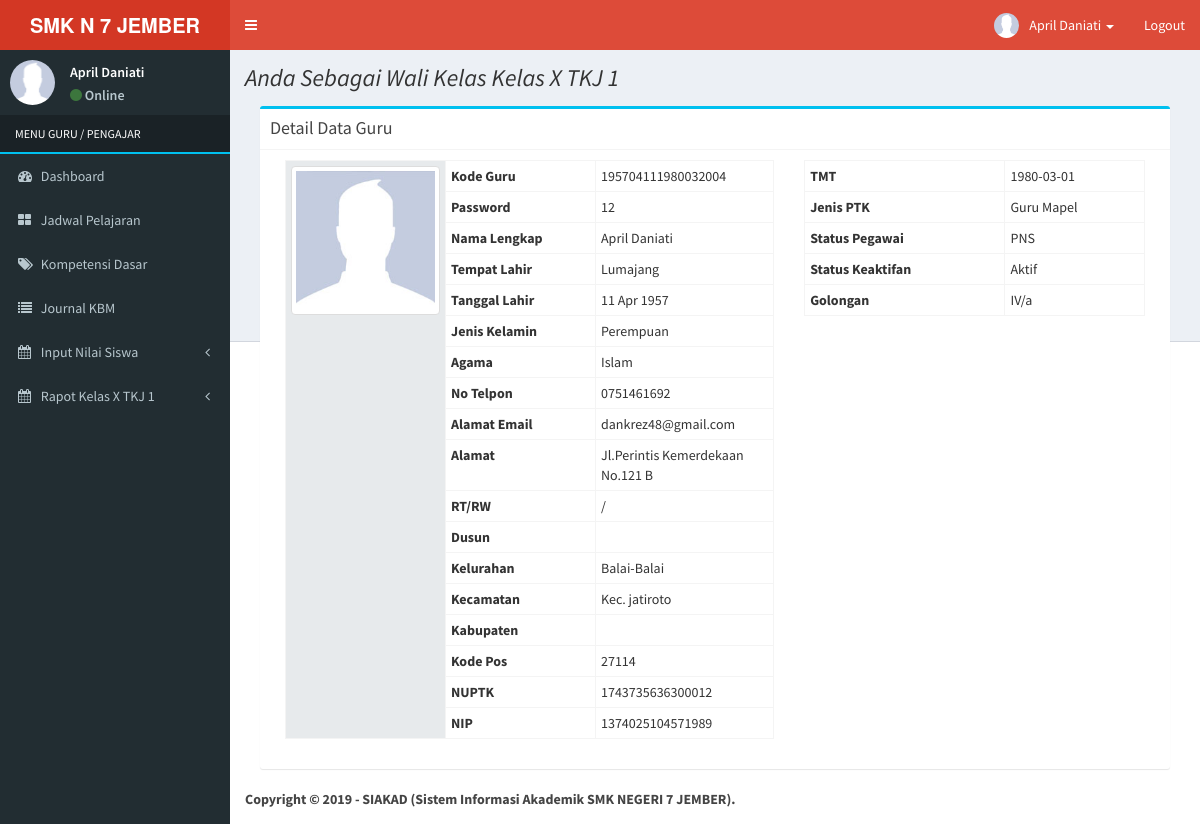
Page /index_guru.php (signed in) on the earlier database version.
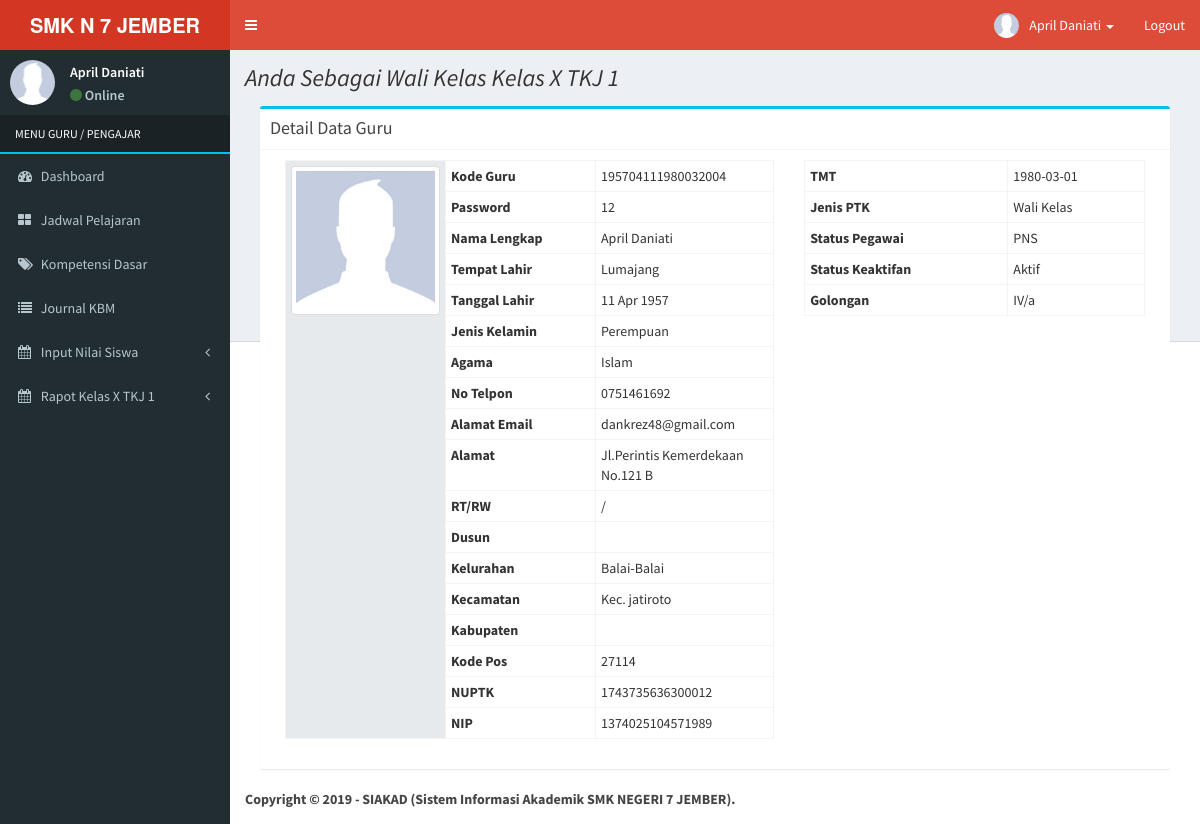
Same page on the later database version.
### tables this page shows
CREATE TABLE `guru` (
  `nip` varchar(30) NOT NULL,
  `password` varchar(255) NOT NULL,
  `nama_guru` varchar(150) NOT NULL,
  `tempat_lahir` varchar(150) NOT NULL,
  `tanggal_lahir` date NOT NULL,
  `id_jenis_kelamin` int(11) NOT NULL,
  `id_agama` int(11) NOT NULL,
  `telepon` varchar(15) NOT NULL,
  `email` varchar(150) NOT NULL,
  `alamat_jalan` varchar(255) NOT NULL,
  `rt` varchar(5) NOT NULL,
  `rw` varchar(5) NOT NULL,
  `nama_dusun` varchar(100) NOT NULL,
  `desa_kelurahan` varchar(100) NOT NULL,
  `kecamatan` varchar(100) NOT NULL,
  `kabupaten` varchar(150) NOT NULL,
  `kode_pos` int(10) NOT NULL,
  `nuptk` varchar(50) NOT NULL,
  `nik` varchar(50) NOT NULL,
  `tmt` varchar(20) NOT NULL,
  `id_status_kepegawaian` int(5) NOT NULL,
  `id_jenis_ptk` int(5) NOT NULL,
  `id_status_keaktifan` int(5) NOT NULL,
  `foto` varchar(255) NOT NULL,
  `id_golongan` int(5) NOT NULL
);

CREATE TABLE `kelas` (
  `kode_kelas` varchar(10) NOT NULL,
  `nip` varchar(30) NOT NULL,
  `kode_jurusan` varchar(10) NOT NULL,
  `kode_ruangan` varchar(10) NOT NULL,
  `nama_kelas` varchar(20) NOT NULL,
  `aktif` enum('Ya','Tidak') NOT NULL
);

CREATE TABLE `jenis_kelamin` (
  `id_jenis_kelamin` int(5) NOT NULL,
  `jenis_kelamin` varchar(50) NOT NULL
);

CREATE TABLE `agama` (
  `id_agama` int(5) NOT NULL,
  `nama_agama` varchar(100) NOT NULL
);

CREATE TABLE `jenis_ptk` (
  `id_jenis_ptk` int(5) NOT NULL,
  `jenis_ptk` varchar(100) NOT NULL,
  `keterangan` text NOT NULL
);

CREATE TABLE `status_kepegawaian` (
  `id_status_kepegawaian` int(5) NOT NULL,
  `status_kepegawaian` varchar(255) NOT NULL,
  `keterangan` text NOT NULL
);

CREATE TABLE `status_keaktifan` (
  `id_status_keaktifan` int(5) NOT NULL,
  `nama_status_keaktifan` varchar(255) NOT NULL,
  `keterangan` text NOT NULL
);

CREATE TABLE `golongan` (
  `id_golongan` int(5) NOT NULL,
  `nama_golongan` varchar(150) NOT NULL,
  `keterangan` text NOT NULL
);

### config/fungsi_indotgl.php (called while the page is built, shortened)
<?php
	function tgl_indo($tgl){
			$tanggal = substr($tgl,8,2);
			$bulan = getBulan(substr($tgl,5,2));
			$tahun = substr($tgl,0,4);
			return $tanggal.' '.$bulan.' '.$tahun;
	}
	function getBulan($bln){
				switch ($bln){
					case 4:
						return "Apr";
						break;
				}
			}
?>

### application/guru/home_guru.php (the view, shortened to what this page needs)
<?php
if ($_GET[act] == '') {
  if ($_SESSION[level] == 'guru') {
    $nip = $_SESSION[id];
  } else {
    $nip = $_GET[id];
  }
  $detail = mysqli_query($koneksi, "SELECT a.*, b.jenis_kelamin, c.status_kepegawaian, d.jenis_ptk, e.nama_agama, g.nama_golongan, f.nama_status_keaktifan
  FROM guru a LEFT JOIN jenis_kelamin b ON a.id_jenis_kelamin=b.id_jenis_kelamin
    LEFT JOIN status_kepegawaian c ON a.id_status_kepegawaian=c.id_status_kepegawaian
      LEFT JOIN jenis_ptk d ON a.id_jenis_ptk=d.id_jenis_ptk
        LEFT JOIN agama e ON a.id_agama=e.id_agama
          LEFT JOIN status_keaktifan f ON a.id_status_keaktifan=f.id_status_keaktifan
          LEFT JOIN golongan g ON a.id_golongan=g.id_golongan
              where a.nip='$nip'");
  $s = mysqli_fetch_array($detail);
  echo "<div class='col-md-12'>
<div class='box box-info'>
<div class='box-header with-border'>
<h3 class='box-title'>Detail Data Guru</h3>
</div>
<div class='box-body'>
<form method='POST' class='form-horizontal' action='' enctype='multipart/form-data'>
<div class='col-md-7'>
<table class='table table-condensed table-bordered'>
<tbody>
<input type='hidden' name='id' value='$s[nip]'>
<tr><th style='background-color:#E7EAEC' width='160px' rowspan='25'>";
  if (trim($s[foto]) == '') {
    echo "<img class='img-thumbnail' style='width:155px' src='foto_siswa/no-image.jpg'>";
  } else {
    echo "<img class='img-thumbnail' style='width:155px' src='foto_pegawai/$s[foto]'>";
  }
  echo "</th>
</tr>
<tr><th width='120px' scope='row'>Kode Guru</th>      <td>$s[nip]</td></tr>
<tr><th scope='row'>Password</th>               <td>$s[password]</td></tr>
<tr><th scope='row'>Nama Lengkap</th>           <td>$s[nama_guru]</td></tr>
<tr><th scope='row'>Tempat Lahir</th>           <td>$s[tempat_lahir]</td></tr>
<tr><th scope='row'>Tanggal Lahir</th>          <td>" . tgl_indo($s[tanggal_lahir]) . "</td></tr>
<tr><th scope='row'>Jenis Kelamin</th>          <td>$s[jenis_kelamin]</td></tr>
<tr><th scope='row'>Agama</th>                  <td>$s[nama_agama]</td></tr>
<tr><th scope='row'>No Telpon</th>              <td>$s[telepon]</td></tr>
<tr><th scope='row'>Alamat Email</th>           <td>$s[email]</td></tr>
<tr><th scope='row'>Alamat</th>                 <td>$s[alamat_jalan]</td></tr>
<tr><th scope='row'>RT/RW</th>                  <td>$s[rt]/$s[rw]</td></tr>
<tr><th scope='row'>Dusun</th>                  <td>$s[nama_dusun]</td></tr>
<tr><th scope='row'>Kelurahan</th>              <td>$s[desa_kelurahan]</td></tr>
<tr><th scope='row'>Kecamatan</th>              <td>$s[kecamatan]</td></tr>
<tr><th scope='row'>Kabupaten</th>              <td>$s[kabupaten]</td></tr>
<tr><th scope='row'>Kode Pos</th>               <td>$s[kode_pos]</td></tr>
<tr><th scope='row'>NUPTK</th>                  <td>$s[nuptk]</td></tr>
<tr><th width='150px' scope='row'>NIP</th>      <td>$s[nik]</td></tr>
</tbody>
</table>
</div>
<div class='col-md-5'>
<table class='table table-condensed table-bordered'>
<tbody>
<tr><th scope='row'>TMT</th>                   <td>$s[tmt]</td></tr>
<tr><th scope='row'>Jenis PTK</th>              <td>$s[jenis_ptk]</td></tr>
<tr><th scope='row'>Status Pegawai</th>         <td>$s[status_kepegawaian]</td></tr>
<tr><th scope='row'>Status Keaktifan</th>       <td>$s[nama_status_keaktifan]</td></tr>
<tr><th scope='row'>Golongan</th>               <td>$s[nama_golongan]</td></tr>
</tbody>
</table>
</div>
</div>
</form>
</div>";
}

### index_guru.php (shortened to what this page needs)
<?php
include "config/koneksi.php";
include "config/fungsi_indotgl.php";
if (isset($_SESSION[id])) {
  if ($_SESSION[level] == 'guru') {
    $iden = mysqli_fetch_array(mysqli_query($koneksi, "SELECT * FROM guru where nip='$_SESSION[id]'"));
    $nama =  $iden[nama_guru];
    $level = 'Guru / Pengajar';
    if (trim($iden[foto]) == '') {
      $foto = 'foto_siswa/no-image.jpg';
    } else {
      $foto = 'foto_pegawai/' . $iden[foto];
    }
  }
  ?>
  <!DOCTYPE html>
  <html>
  <head>
    <link rel="stylesheet" href="bootstrap/css/bootstrap.min.css">
    <link rel="stylesheet" href="https://maxcdn.bootstrapcdn.com/font-awesome/4.4.0/css/font-awesome.min.css">
    <link rel="stylesheet" href="https://code.ionicframework.com/ionicons/2.0.1/css/ionicons.min.css">
    <link rel="stylesheet" href="plugins/datatables/dataTables.bootstrap.css">
    <link rel="stylesheet" href="dist/css/AdminLTE.min.css">
    <link rel="stylesheet" href="dist/css/skins/_all-skins.min.css">
    <link rel="stylesheet" href="plugins/iCheck/flat/blue.css">
    <link rel="stylesheet" href="plugins/morris/morris.css">
    <link rel="stylesheet" href="plugins/jvectormap/jquery-jvectormap-1.2.2.css">
    <link rel="stylesheet" href="plugins/datepicker/datepicker3.css">
    <link rel="stylesheet" href="plugins/daterangepicker/daterangepicker-bs3.css">
    <link rel="stylesheet" href="plugins/bootstrap-wysihtml5/bootstrap3-wysihtml5.min.css">
  </head>
  <body class="hold-transition skin-red sidebar-mini">
    <div class="wrapper">
      <header class="main-header">
        <?php include "main-header.php"; ?>
      </header>
      <aside class="main-sidebar">
        <?php
          if ($_SESSION[level] == 'guru') {
            include "menu-guru.php";
          }
          ?>
      </aside>
      <div class="content-wrapper">
        <section class="content-header">
        <?php
        if($_SESSION[level] == 'guru'){
          $sql2=mysqli_query($koneksi,"SELECT * FROM kelas where nip='$_SESSION[id]'");
          $cekwalikelas=mysqli_num_rows($sql2);
          $kelas=mysqli_fetch_array($sql2);
          if($cekwalikelas==0){
            echo"<b><i>Anda Tidak Sebagai Wali Kelas Manapun !!!</i><b>";
          }else{
            echo"<h1><i>Anda Sebagai Wali Kelas ".$kelas['nama_kelas']."</i></h1>";
          }
        }
        ?>
        </section>
        <section class="content">
          <?php
            if ($_GET[view] == 'home' or $_GET[view] == '') {
              if ($_SESSION[level] == 'guru') {
                include "application/guru/home_guru.php";
              }
            } elseif ($_GET[view] == 'jadwalguru') {
              cek_session_guru();
              echo "<div class='row'>";
              include "application/guru/jadwalguru.php";
              echo "</div>";
            }elseif ($_GET[view] == 'kompetensiguru') {
              cek_session_guru();
              echo "<div class='row'>";
              include "application/guru/kompetensidasar_guru.php";
              echo "</div>";
            } elseif ($_GET[view] == 'journalguru') {
              cek_session_guru();
              echo "<div class='row'>";
              include "application/guru/journal_guru.php";
              echo "</div>";
            } elseif ($_GET[view] == 'raport') {
              echo "<div class='row'>";
              include "application/raport.php";
              echo "</div>";
            } elseif ($_GET[view] == 'raportuts') {
              echo "<div class='row'>";
              include "application/raport_uts.php";
              echo "</div>";
             } elseif ($_GET[view] == 'raport_wakel') {
              echo "<div class='row'>";
              include "application/guru/raport_wakel.php";
              echo "</div>";
            } elseif ($_GET[view] == 'raportuts_wakel') {
              echo "<div class='row'>";
              include "application/guru/raport_uts_wakel.php";
              echo "</div>";
             } elseif ($_GET[view] == 'raportcetak_wakel') {
              cek_session_guru();
              echo "<div class='row'>";
              include "application/guru/raport_cetak_wakel.php";
              echo "</div>";
            } elseif ($_GET[view] == 'raportcetakuts_wakel') {
              cek_session_guru();
              echo "<div class='row'>";
              include "application/guru/raport_cetak_uts_wakel.php";
              echo "</div>";
            } elseif ($_GET[view] == 'capaianhasilbelajar') {
              cek_session_guru();
              echo "<div class='row'>";
              include "application/raport/raport_capaian_hasil_belajar.php";
              echo "</div>";
            } elseif ($_GET[view] == 'extrakulikuler') {
              cek_session_guru();
              echo "<div class='row'>";
              include "application/raport/raport_extrakulikuler.php";
              echo "</div>";
            } elseif ($_GET[view] == 'prestasi') {
              cek_session_guru();
              echo "<div class='row'>";
              include "application/raport/raport_prestasi.php";
              echo "</div>";
            }
            ?>
        </section>
      </div>
      <footer class="main-footer">
        <?php include "footer.php"; ?>
      </footer>
    </div>
  </body>
  </html>
<?php
} else {
  include "login.php";
}
?>

### main-header.php (shortened to what this page needs)
<a href="index.php" class="logo">
  <span class="logo-lg"><b>SMK N 7 JEMBER</b></span>
</a>
<nav class="navbar navbar-static-top" role="navigation">
  <a href="#" class="sidebar-toggle" data-toggle="offcanvas" role="button">
  </a>
  <div class="navbar-custom-menu">
    <ul class="nav navbar-nav">
      <li class="dropdown user user-menu">
        <a href="#" class="dropdown-toggle" data-toggle="dropdown">
          <img src="<?php echo $foto; ?>" class="user-image" alt="User Image">
          <span class="hidden-xs"><?php echo $nama; ?></span> <span class='caret'></span>
        </a>
      </li>
      <li><a href="logout.php">Logout</a></li>
    </ul>
  </div>
</nav>

### menu-guru.php (shortened to what this page needs)
<section class="sidebar">
  <div class="user-panel">
    <div class="pull-left image">
      <img src="<?php echo $foto; ?>" class="img-circle" alt="User Image">
    </div>
    <div class="pull-left info">
      <p><?php echo $nama; ?></p>
      <p><a href="#"><i class="fa fa-circle text-success"></i> Online</a></p>
    </div>
  </div>
  <ul class="sidebar-menu">
    <li class="header" style='color:#fff; text-transform:uppercase; border-bottom:2px solid #00c0ef'>MENU <?php echo $level; ?></li>
    <li><a href="index_guru.php"><i class="fa fa-dashboard"></i> <span>Dashboard</span></a></li>
    <li><a href="index_guru.php?view=jadwalguru"><i class="fa fa-th-large"></i> <span>Jadwal Pelajaran</span></a></li>
    <li><a href="index_guru.php?view=kompetensiguru"><i class="fa fa-tags"></i> <span>Kompetensi Dasar</span></a></li>
    <li><a href="index_guru.php?view=journalguru"><i class="fa fa-list"></i> <span>Journal KBM</span></a></li>
    <li class="treeview">
      <a href="#"><i class="fa fa-calendar"></i> <span>Input Nilai Siswa</span><i class="fa fa-angle-left pull-right"></i></a>
    </li>
    <?php
				if($_SESSION[level] == 'guru'){
          $sql2=mysqli_query($koneksi,"SELECT * FROM kelas where nip='$_SESSION[id]'");
          $cekwalikelas=mysqli_num_rows($sql2);
          $kelas=mysqli_fetch_array($sql2);
				if ($cekwalikelas == 0) { } else {
					?>
				 <li class="treeview">
          <a href="#"><i class="fa fa-calendar"></i> <span>Rapot <?= $kelas['nama_kelas']; ?></span><i class="fa fa-angle-left pull-right"></i></a>
        </li>
			<?php } ?>
      <?php } ?>
  </ul>
</section>

### footer.php (shortened to what this page needs)
<strong>Copyright &copy; <?php echo date('Y'); ?> - SIAKAD (Sistem Informasi Akademik SMK NEGERI 7 JEMBER)</a>.</strong>

Differences in the rows shown:
changed guru "April Daniati": id_jenis_ptk.jenis_ptk "Guru Mapel" → "Wali Kelas"
